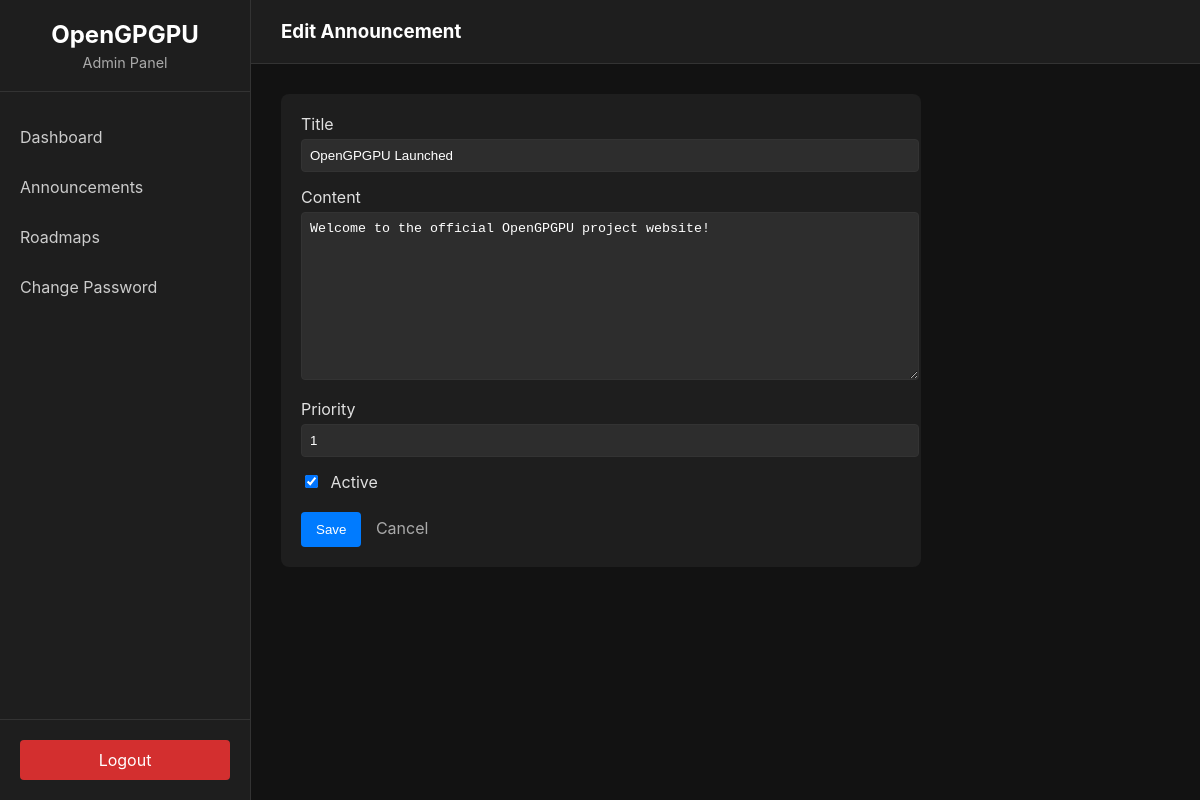
/admin/announcement/1/edit (signed in), run on the app's committed database.
### app/models/announcement.py (models this page shows)
class Announcement(BaseModel):
    __tablename__ = 'announcements'
    title = db.Column(db.String(100), nullable=False)
    content = db.Column(db.Text, nullable=False)
    priority = db.Column(db.Integer, default=0) # 0: Normal, 1: High
    is_active = db.Column(db.Boolean, default=True)

### app/views/admin.py (the view, shortened to what this page needs)
@admin_bp.route('/announcement/<int:id>/edit', methods=['GET', 'POST'])
@login_required
def edit_announcement(id):
    from app.dao.announcement_dao import AnnouncementDAO
    announcement = AnnouncementDAO.get_by_id(id)
    if not announcement:
        flash('Announcement not found')
        return redirect(url_for('admin_bp.announcements'))
    form = AnnouncementForm(obj=announcement)
    return render_template('admin/announcement_form.html', form=form, title="Edit Announcement")

### app/forms/announcement_form.py
class AnnouncementForm(FlaskForm):
    title = StringField('Title', validators=[DataRequired(), Length(max=100)])
    content = TextAreaField('Content', validators=[DataRequired()])
    priority = IntegerField('Priority', default=0)
    is_active = BooleanField('Active', default=True)
    submit = SubmitField('Save')

### app/__init__.py (called while the page is built)
def create_app(config_name='default'):
    app = Flask(__name__)
    app.config.from_object(config[config_name])
    db.init_app(app)
    bcrypt.init_app(app)
    login_manager.init_app(app)
    @login_manager.user_loader
    def load_user(user_id):
        from app.dao.admin_dao import AdminDAO
        return AdminDAO.get_by_id(int(user_id))
    from app.views.frontend import frontend_bp
    from app.views.admin import admin_bp
    app.register_blueprint(frontend_bp)
    app.register_blueprint(admin_bp)
    return app

### app/dao/base_dao.py (called while the page is built)
    @classmethod
    def get_by_id(cls, id):
        return db.session.get(cls.model, id)

### app/templates/admin/announcement_form.html (shortened to what this page needs)
{% extends "admin/base.html" %}
{% block header %}{{ title }}{% endblock %}
{% block content %}
<div class="form-container" style="max-width: 600px; background-color: #1e1e1e; padding: 20px; border-radius: 8px;">
    <form method="POST">
        <div class="form-group" style="margin-bottom: 15px;">
            {{ form.title.label(style="display: block; margin-bottom: 5px;") }}
            {{ form.title(style="width: 100%; padding: 8px; background-color: #2d2d2d; border: 1px solid #333; color: white; border-radius: 4px;") }}
        </div>
        <div class="form-group" style="margin-bottom: 15px;">
            {{ form.content.label(style="display: block; margin-bottom: 5px;") }}
            {{ form.content(style="width: 100%; padding: 8px; background-color: #2d2d2d; border: 1px solid #333; color: white; border-radius: 4px; min-height: 150px;") }}
        </div>
        <div class="form-group" style="margin-bottom: 15px;">
            {{ form.priority.label(style="display: block; margin-bottom: 5px;") }}
            {{ form.priority(style="width: 100%; padding: 8px; background-color: #2d2d2d; border: 1px solid #333; color: white; border-radius: 4px;") }}
        </div>
        <div class="form-group" style="margin-bottom: 20px;">
            {{ form.is_active() }} {{ form.is_active.label(style="display: inline-block; margin-left: 5px;") }}
        </div>
        <div class="form-actions">
            {{ form.submit(class_="btn", style="background-color: #007bff; color: white; padding: 10px 15px; border: none; border-radius: 4px; cursor: pointer;") }}
            <a href="{{ url_for('admin_bp.announcements') }}" style="margin-left: 10px; color: #aaa; text-decoration: none;">Cancel</a>
        </div>
    </form>
</div>
{% endblock %}

### app/static/css/admin.css (style rules this page uses)
body { margin: 0; font-family: -apple-system, BlinkMacSystemFont, "Segoe UI", Roboto, Helvetica, Arial, sans-serif; background-color: #121212; color: #e0e0e0; }

### data on the page
Announcement: title "OpenGPGPU Launched", content "Welcome to the official OpenGPGPU project website!", priority "1", is_active "☑"

### other printed values
{{ title }} "Edit Announcement"
